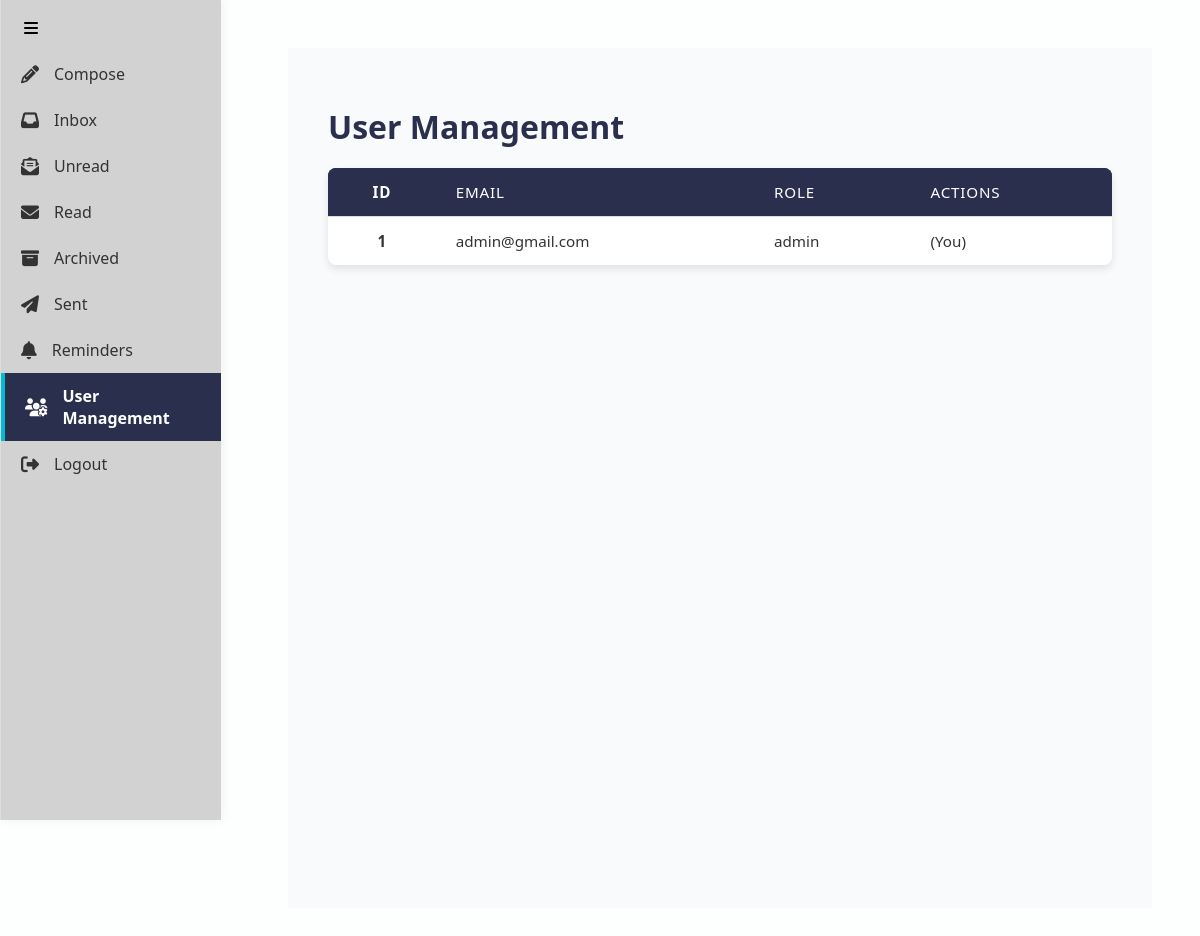
The page /user_management (signed in) on the database as committed earlier.
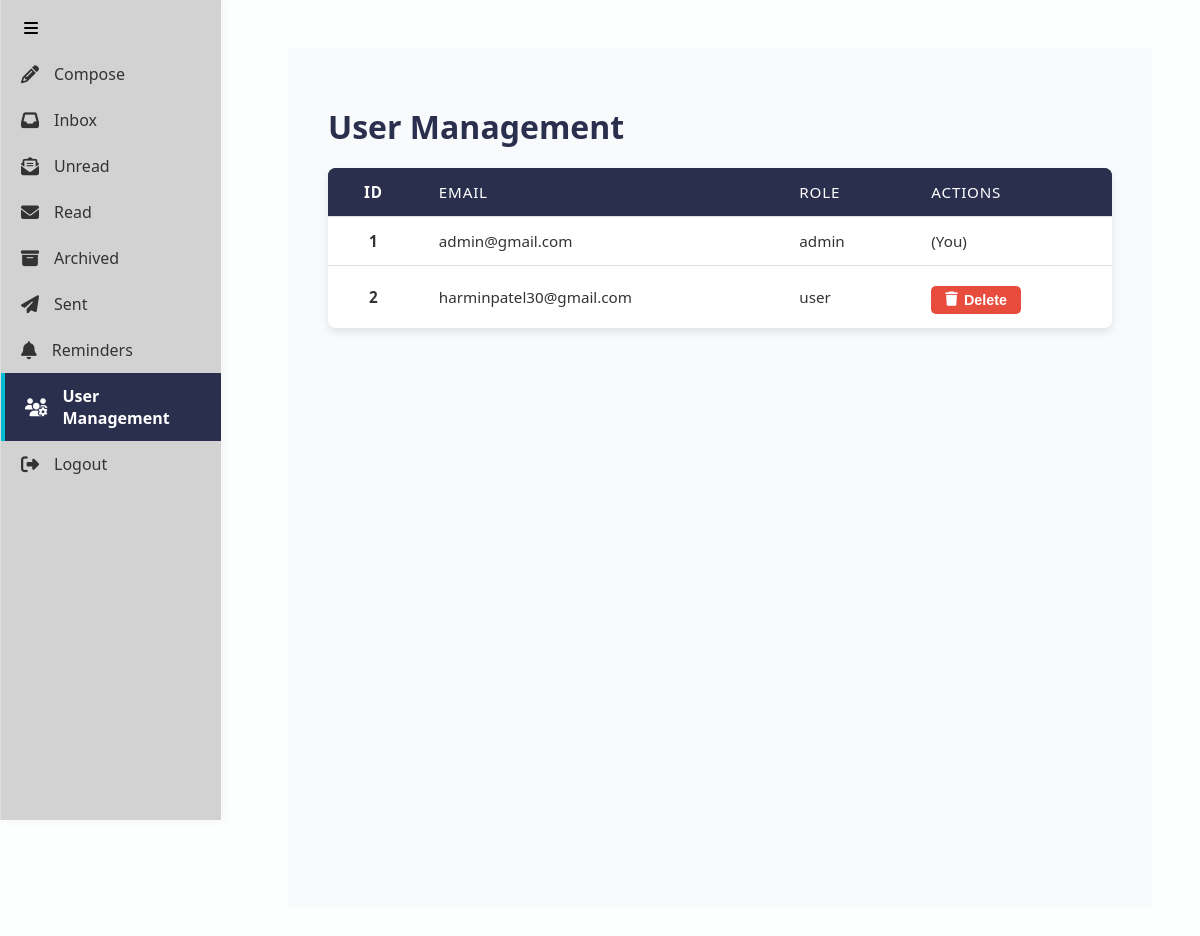
The same page on the database as committed later.
### models.py (models this page shows, shortened)
class User(Base, UserMixin):
    __tablename__ = 'users'
    id = Column(Integer, primary_key=True)
    email = Column(String, unique=True, nullable=False)              # Login email
    password = Column(String, nullable=False)                        # Hashed login password
    email_address = Column(String, nullable=False)                   # Gmail/IMAP address
    imap_password_encrypted = Column(String, nullable=False)         # Encrypted IMAP password
    role = Column(String, default='user')                            # Optional role string
    is_admin = Column(Boolean, default=False)                        # Admin access flag

### app.py (the view)
@app.route('/user_management')
@login_required
def user_management():
    if not current_user.is_admin:
        return redirect(url_for('dashboard'))
    session = Session()
    users = session.query(User).all()
    session.close()
    return render_template('user_management.html', users=users)

### app.py (called while the page is built)
@login_manager.user_loader
def load_user(user_id):
    session = Session()
    user = session.query(User).get(int(user_id))
    if user:
        session.expunge(user)  # Detach object from session
        print(f"Loaded user {user.email} is_admin={user.is_admin}")
    else:
        print(f"No user found for id {user_id}")
    session.close()
    return user

### templates/user_management.html (shortened to what this page needs)
<!DOCTYPE html>
<html lang="en">
<head>
    <link rel="stylesheet" href="{{ url_for('static', filename='style.css') }}" />
    <link rel="stylesheet" href="https://cdnjs.cloudflare.com/ajax/libs/font-awesome/6.4.0/css/all.min.css" />
</head>
<body>
    <div class="sidebar" id="sidebar">
        <div class="toggle-sidebar" onclick="toggleSidebar()">
            <i class="fas fa-bars"></i>
        </div>
        <a href="{{ url_for('compose') }}" class="sidebar-btn {% if active_page == 'compose' %}active{% endif %}"
            title="Compose">
            <i class="fas fa-pencil-alt"></i><span>Compose</span>
        </a>
        <a href="{{ url_for('dashboard') }}" class="sidebar-btn {% if active_page == 'inbox' %}active{% endif %}"
            title="Inbox">
            <i class="fas fa-inbox"></i><span>Inbox</span>
        </a>
        <a href="{{ url_for('dashboard', filter='unread') }}"
            class="sidebar-btn {% if active_page == 'unread' %}active{% endif %}" title="Unread">
            <i class="fas fa-envelope-open-text"></i><span>Unread</span>
        </a>
        <a href="{{ url_for('dashboard', filter='read') }}"
            class="sidebar-btn {% if active_page == 'read' %}active{% endif %}" title="Read">
            <i class="fas fa-envelope"></i><span>Read</span>
        </a>
        <a href="{{ url_for('dashboard', filter='archived') }}"
            class="sidebar-btn {% if active_page == 'archived' %}active{% endif %}" title="Archived">
            <i class="fas fa-archive"></i><span>Archived</span>
        </a>
        <a href="{{ url_for('sent') }}" class="sidebar-btn {% if active_page == 'sent' %}active{% endif %}"
            title="Sent">
            <i class="fas fa-paper-plane"></i><span>Sent</span>
        </a>
        <a href="{{ url_for('reminders') }}" class="sidebar-btn {% if active_page == 'reminder' %}active{% endif %}"
            title="Reminders">
            <i class="fas fa-bell"></i><span>Reminders</span>
        </a>
        {% if current_user.is_authenticated and current_user.is_admin %}
        <a href="{{ url_for('user_management') }}" class="sidebar-btn active">
            <i class="fas fa-users-cog"></i><span>User Management</span>
        </a>
        {% endif %}
        <a href="{{ url_for('logout') }}" class="sidebar-btn logout" title="Logout">
            <i class="fas fa-sign-out-alt"></i><span>Logout</span>
        </a>
    </div>
    <div class="main-content">
        <h2>User Management</h2>
        <table>
            <thead>
    <tr>
        <th>ID</th>
        <th>Email</th>
        <th>Role</th>
        <th>Actions</th>
    </tr>
</thead>
            <tbody>
    {% for user in users %}
    <tr>
        <td>{{ loop.index }}</td>
        <td>{{ user.email }}</td>
        <td>{{ user.role }}</td>
        <td>
            {% if user.id != current_user.id %}
            <form action="{{ url_for('delete_user', user_id=user.id) }}" method="POST" style="display:inline;">
                <button type="submit" class="btn-danger" onclick="return confirm('Delete this user?');">
                    <i class="fas fa-trash"></i> Delete
                </button>
            </form>
            {% else %}
            <span>(You)</span>
            {% endif %}
        </td>
    </tr>
    {% endfor %}
</tbody>
        </table>
    </div>
</body>
</html>

Rows that differ between the two databases and show on the page:
added User: email "harminpatel30@gmail.com", role "user"
